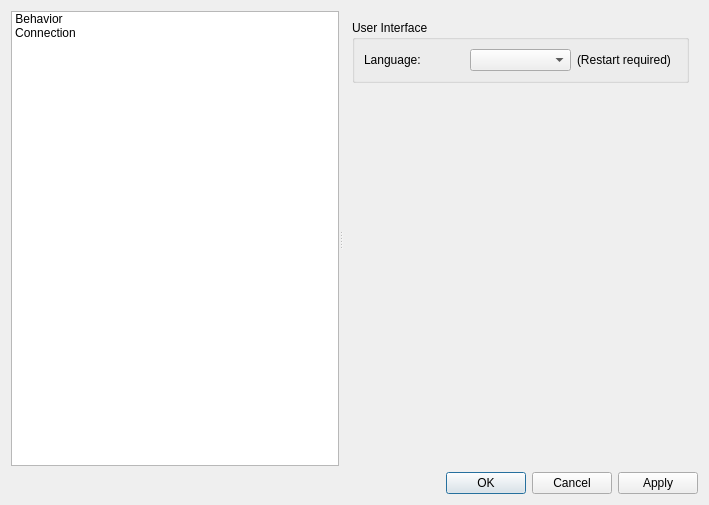
<?xml version="1.0" encoding="UTF-8"?>
<ui version="4.0">
 <class>OptionsDialog</class>
 <widget class="QDialog" name="OptionsDialog">
  <property name="geometry">
   <rect>
    <x>0</x>
    <y>0</y>
    <width>709</width>
    <height>505</height>
   </rect>
  </property>
  <property name="windowTitle">
   <string>Options</string>
  </property>
  <layout class="QGridLayout" name="gridLayout_2">
   <item row="0" column="0">
    <widget class="QSplitter" name="splitter">
     <property name="orientation">
      <enum>Qt::Horizontal</enum>
     </property>
     <widget class="QListWidget" name="listWidget">
      <property name="flow">
       <enum>QListView::TopToBottom</enum>
      </property>
      <property name="resizeMode">
       <enum>QListView::Adjust</enum>
      </property>
      <property name="viewMode">
       <enum>QListView::IconMode</enum>
      </property>
      <item>
       <property name="text">
        <string>Behavior</string>
       </property>
       <property name="icon">
        <iconset resource="OpenRcon.qrc">
         <normaloff>:/icons/images/icons/options-behavior.png</normaloff>:/icons/images/icons/options-behavior.png</iconset>
       </property>
      </item>
      <item>
       <property name="text">
        <string>Connection</string>
       </property>
      </item>
     </widget>
     <widget class="QStackedWidget" name="stackedWidget">
      <property name="currentIndex">
       <number>0</number>
      </property>
      <widget class="QWidget" name="page_be">
       <layout class="QGridLayout" name="gridLayout_3">
        <item row="0" column="0">
         <widget class="QGroupBox" name="groupBox">
          <property name="title">
           <string>User Interface</string>
          </property>
          <layout class="QGridLayout" name="gridLayout">
           <item row="1" column="0">
            <layout class="QHBoxLayout" name="horizontalLayout_2">
             <item>
              <widget class="QLabel" name="label_ge_language">
               <property name="text">
                <string>Language:</string>
               </property>
              </widget>
             </item>
             <item>
              <widget class="QComboBox" name="comboBox_be_language"/>
             </item>
             <item>
              <widget class="QLabel" name="label_be_notice">
               <property name="text">
                <string>(Restart required)</string>
               </property>
              </widget>
             </item>
            </layout>
           </item>
          </layout>
         </widget>
        </item>
        <item row="1" column="0">
         <spacer name="verticalSpacer">
          <property name="orientation">
           <enum>Qt::Vertical</enum>
          </property>
          <property name="sizeHint" stdset="0">
           <size>
            <width>20</width>
            <height>40</height>
           </size>
          </property>
         </spacer>
        </item>
       </layout>
      </widget>
      <widget class="QWidget" name="page_co"/>
     </widget>
    </widget>
   </item>
   <item row="1" column="0">
    <layout class="QHBoxLayout" name="horizontalLayout">
     <item>
      <spacer name="horizontalSpacer_2">
       <property name="orientation">
        <enum>Qt::Horizontal</enum>
       </property>
       <property name="sizeHint" stdset="0">
        <size>
         <width>40</width>
         <height>20</height>
        </size>
       </property>
      </spacer>
     </item>
     <item>
      <widget class="QDialogButtonBox" name="buttonBox">
       <property name="standardButtons">
        <set>QDialogButtonBox::Apply|QDialogButtonBox::Cancel|QDialogButtonBox::Ok</set>
       </property>
      </widget>
     </item>
    </layout>
   </item>
  </layout>
  <zorder>listWidget</zorder>
  <zorder>stackedWidget</zorder>
  <zorder>splitter</zorder>
  <zorder>scrollArea</zorder>
 </widget>
 <resources>
  <include location="OpenRcon.qrc"/>
 </resources>
 <connections/>
</ui>
